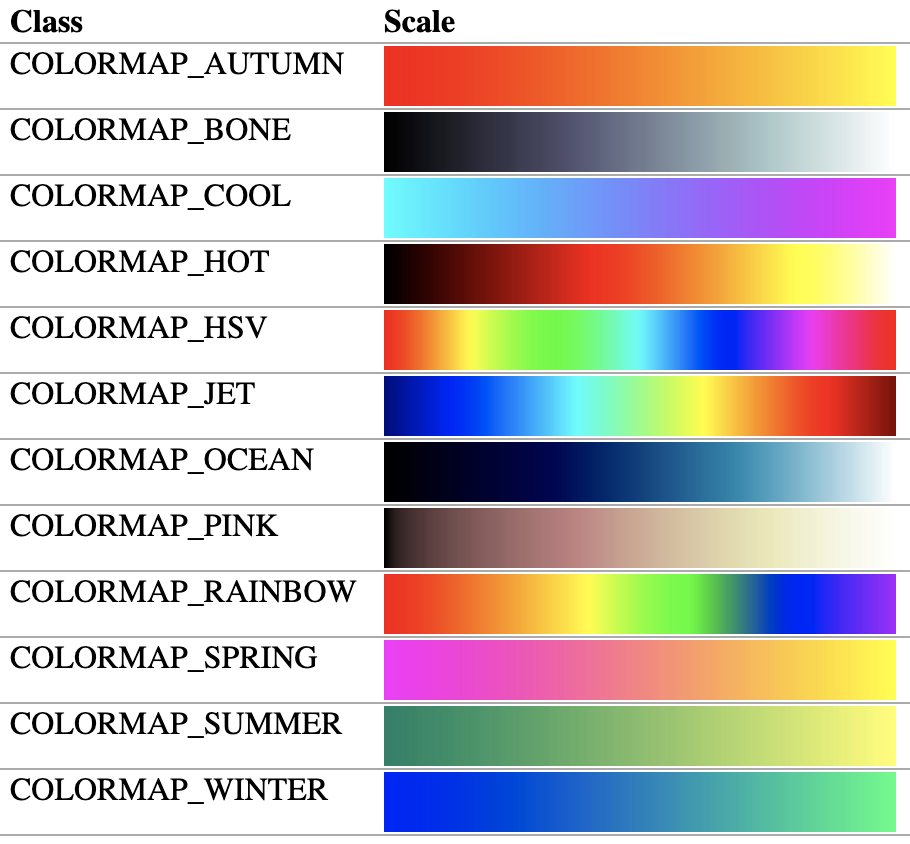
#> input picture colorbar.png, 910 x 844 px; its folder holds only this picture in this run
$ python create_reference.py .   (older library calls are emulated)
#> lines starting #> are read from the running program, lines starting #| are printed output that depends on the picture; after the words box and inside, x2 and y2 are one past the last pixel; in counts of white or black regions, pixels touching at a corner belong together
### module/ellipse_detector.py
# -*- coding: utf-8 -*-
import argparse
import numpy as np
from pathlib import Path
#import time
import cv2

class Rectangle:
    # [6 lines left out: function __init__, not called in this run]

class Ellipse:
    def __init__(self, ellipse):
        # ellipse = ([中心x, 中心y], [短軸長, 長軸長], 回転角)
        self.c_x = ellipse[0][0]
        self.c_y = ellipse[0][1]
        self.minor_ax = ellipse[1][0]
        self.major_ax = ellipse[1][1]
        self.angle = ellipse[2]

    # [23 lines left out: functions __add__, __sub__, __mul__, __truediv__, not called in this run]

    def __repr__(self):
        return "{:<11}: {}\n".format("center x", self.c_x) + \
               "{:<11}: {}\n".format("center y", self.c_y) + \
               "{:<11}: {}\n".format("minor axis", self.minor_ax) + \
               "{:<11}: {}\n".format("major axis", self.major_ax) + \
               "{:<11}: {}".format("angle", self.angle)

    def create_mask(self, shape):
        ellipse = ((self.c_x, self.c_y), (self.minor_ax, self.major_ax), self.angle)
        return cv2.ellipse(np.zeros(shape[:2]), ellipse, (255, 255, 255), -1, cv2.LINE_4)


class EllipseDetector:
    def __init__(self, min_size=100, max_size=10000, bin_thresh=0):
        self.min_size = min_size
        self.max_size = max_size
        self.bin_thresh = bin_thresh

    def detect(self, img):
        # 二値化
        bin_img = self.__binarize(img)
        #t2 = time.time()
        # 楕円を検出
        contours = self.__detect_contours(bin_img)
        #t3 = time.time()
        #print(t3 - t2)
        if len(contours) < 1:
            return None, None
        ellipses = self.__detect_ellipses(contours)
        #t4 = time.time()
        #print(t4-t3)
        # 楕円中心のx座標の小さい順にソート
        ellipses = sorted(ellipses, key=lambda x: x.c_x)
        return ellipses

    # [15 lines left out: function detect_rectangle, not called in this run]

    def __binarize(self, img):
        if 2 < len(img.shape):
            bin_img = cv2.cvtColor(img, cv2.COLOR_BGR2GRAY)
        else:
            bin_img = img.copy()
        param = cv2.THRESH_BINARY
        if self.bin_thresh == 0:
            param += cv2.THRESH_OTSU
        _, bin_img = cv2.threshold(bin_img, self.bin_thresh, 255, param)
        return bin_img

    def __detect_contours(self, bin_img):
        if cv2.__version__.startswith("4"):
            contours, _ = cv2.findContours(bin_img, cv2.RETR_LIST, cv2.CHAIN_APPROX_SIMPLE)
        elif cv2.__version__.startswith("3"):
            _, contours, _ = cv2.findContours(bin_img, cv2.RETR_LIST, cv2.CHAIN_APPROX_SIMPLE)
        return contours

    def __detect_ellipses(self, contours):
        ellipses = []

        for i, contour in enumerate(contours):
            # 楕円検出には最低5点以上必要
            if len(contour) < 5:
                continue
            ellipse = Ellipse(cv2.fitEllipse(contour))

            # 短軸の長さで判定
            if ellipse.minor_ax < self.min_size or self.max_size < ellipse.minor_ax:
                continue
            ellipses.append(ellipse)
        return ellipses

    # [12 lines left out: function __detect_rectangles, not called in this run]

    @staticmethod
    def create_ellipse_masks(ellipses, shape):
        masks = []
        for ellipse in ellipses:
            assert type(ellipse) == Ellipse
            masks.append(ellipse.create_mask(shape))
        return masks

    @staticmethod
    def integrate_ellipse_masks(masks, ellipses=None):
        int_mask = sum(masks)
        if ellipses is None:
            return int_mask
        for i, ellipse in enumerate(ellipses):
            assert type(ellipse) == Ellipse
            text_size = cv2.getTextSize(str(i), cv2.FONT_HERSHEY_SIMPLEX, fontScale=1.3, thickness=3)
            pos = (int(ellipse.c_x - text_size[0][0] / 2), int(ellipse.c_y + text_size[0][1] / 2))
            cv2.putText(int_mask, str(i), pos, cv2.FONT_HERSHEY_SIMPLEX, fontScale=1.3, thickness=3, color=(0, 0, 0))
        return int_mask


# [40 lines that do not run on import are left out]

### create_reference.py
from module.ellipse_detector import Ellipse
from module.ellipse_detector import EllipseDetector

import argparse
import numpy as np
from pathlib import Path

import cv2

if __name__ == "__main__":
    parser = argparse.ArgumentParser()
    parser.add_argument("input", type=Path, help="directory path which contains reference images")
    parser.add_argument("--output", default=None, type=Path, help="directory path to save reference information")
    parser.add_argument("--num-beams", default=3, type=int, help="the number of beams")
    parser.add_argument("--min-size", default=100, type=int, help="minumum length of minor axes")
    parser.add_argument("--max-size", default=10000, type=int, help="maximum length of minor axes")
    parser.add_argument("--bin-thresh", default=0, type=int, metavar="THRESH",
                        help="threshold for binarization (if zero, Otsu's method will be used)")
    args = parser.parse_args()

    # 楕円検出器
    detector = EllipseDetector(args.min_size, args.max_size, args.bin_thresh)

    ellipses_list = []
    for ref_img_path in args.input.glob("*.png"):
        print("detecting ellipses from {} ...".format(ref_img_path))
        # 画像を読み込む
        ref_img = cv2.imread(str(ref_img_path), cv2.IMREAD_GRAYSCALE)
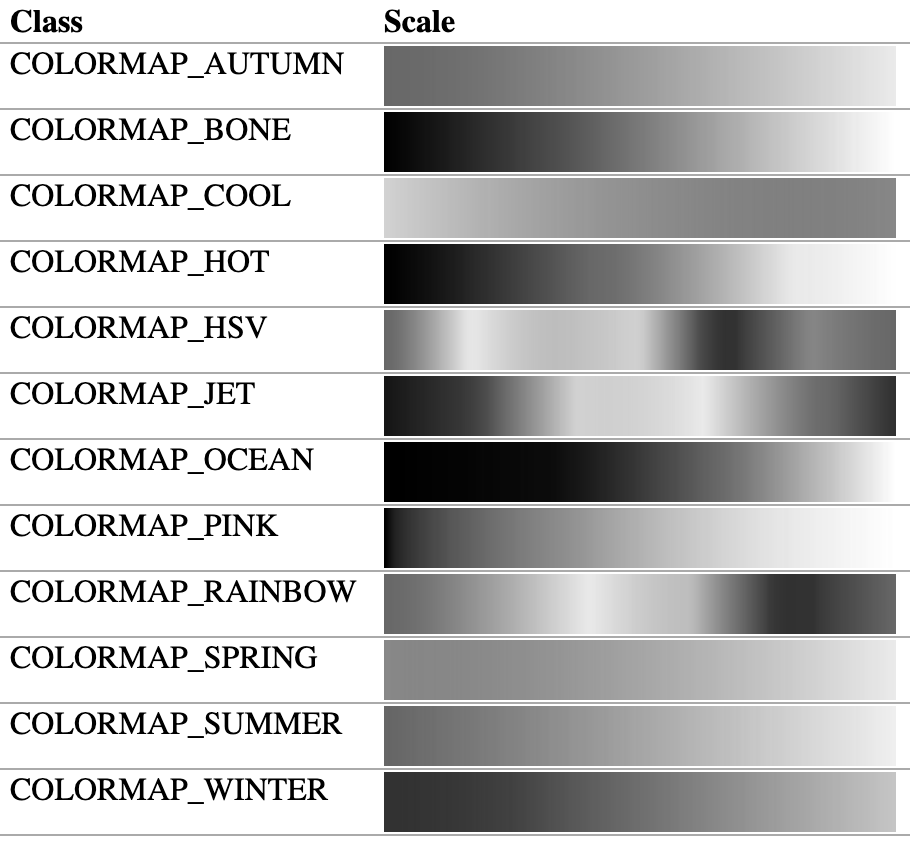
#> ref_img: shape (844, 910); min 0, max 255, mean 188.6
        # 楕円を検出
        ellipses = detector.detect(ref_img)
#> in __binarize, `_, bin_img = cv2.threshold(bin_img, self.bin_thresh, 255, param)`:
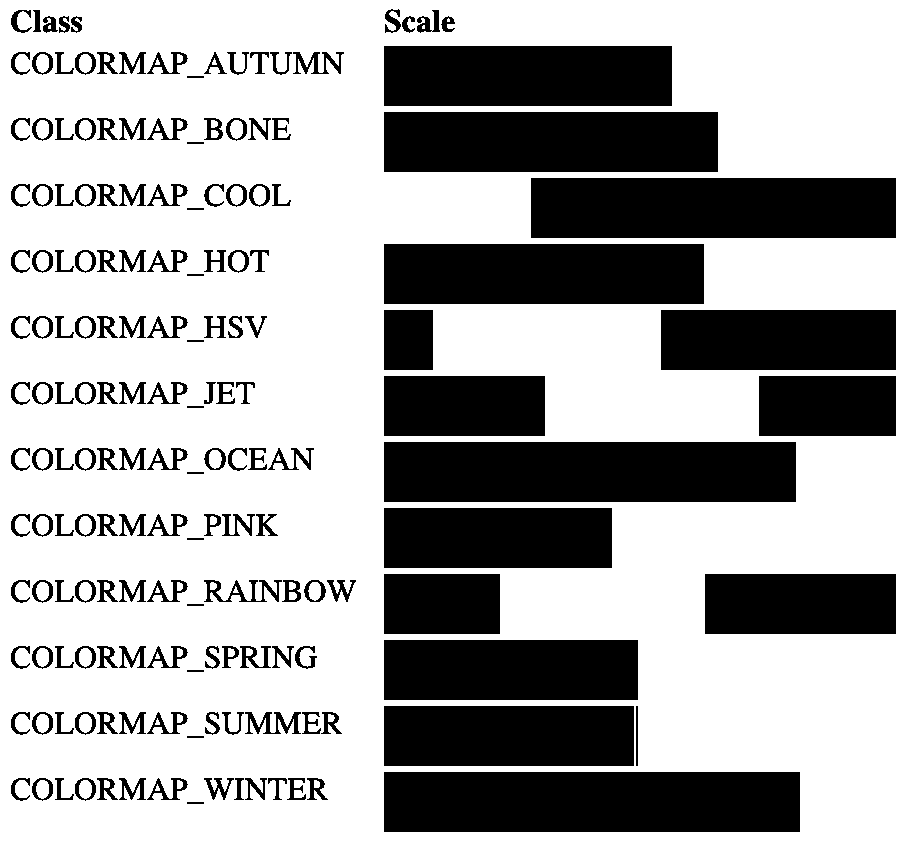
#> bin_img: shape (844, 910); 66.8% white; 170 black regions
#> in __detect_contours, `contours, _ = cv2.findContours(bin_img, cv2.RETR_LIST, cv2.CHAIN_APPRO..`: contours = 254 contours, 18 with area under 20; largest, box (x1, y1, x2, y2) and area: (0, 0, 910, 844) 766287, (383, 771, 801, 833) 25435, (383, 441, 797, 503) 25191, (530, 177, 897, 239) 22324, (383, 111, 719, 173) 20433
#> the loop in __detect_ellipses, `for i, contour in enumerate(contours):` made 254 passes
#> after the loop in __detect_ellipses, `for i, contour in enumerate(contours):`: ellipses = 14 items
#> ellipses = 14 items

        # ビーム数をチェック
        if len(ellipses) != args.num_beams:
            print("cannot find {} beams from {}".format(args.num_beams, ref_img_path))
            continue

        # 平均化のため保存
        ellipses_list.append(ellipses)

    # 楕円パラメータを平均化
    print("averaging ellipse parameters ...")
    ave_ellipses = [Ellipse(((0.0, 0.0), (0.0, 0.0), 0.0))] * args.num_beams
    for beam in range(args.num_beams):
        c_x_list = []
        c_y_list = []
        minor_ax_list = []
        major_ax_list = []
        angle_list = []
        for ellipses in ellipses_list:
            c_x_list.append(ellipses[beam].c_x)
            c_y_list.append(ellipses[beam].c_y)
            minor_ax_list.append(ellipses[beam].minor_ax)
            major_ax_list.append(ellipses[beam].major_ax)
            angle_list.append(ellipses[beam].angle)
        ave_ellipses[beam].c_x = np.mean(c_x_list)
        ave_ellipses[beam].c_y = np.mean(c_y_list)
        ave_ellipses[beam].minor_ax = np.mean(minor_ax_list)
        ave_ellipses[beam].major_ax = np.mean(major_ax_list)
        ave_ellipses[beam].angle = np.median(angle_list)  # 角度は不連続点の問題があるためmedianを用いる
        print("")
        print("[beam {}]".format(beam))
        print(ave_ellipses[beam])
    print("")

    # 楕円マスクの可視化
    print("integrating ellipse masks ...")
    masks = detector.create_ellipse_masks(ellipses, ref_img.shape)
#> in create_ellipse_masks, `masks = []`: masks = []
#> the loop in create_ellipse_masks, `for ellipse in ellipses:` made 14 passes
#> after the loop in create_ellipse_masks, `for ellipse in ellipses:`: masks = 14 items
#> masks = 14 items
    int_mask = detector.integrate_ellipse_masks(masks, ellipses)
#> in integrate_ellipse_masks, `int_mask = sum(masks)`:
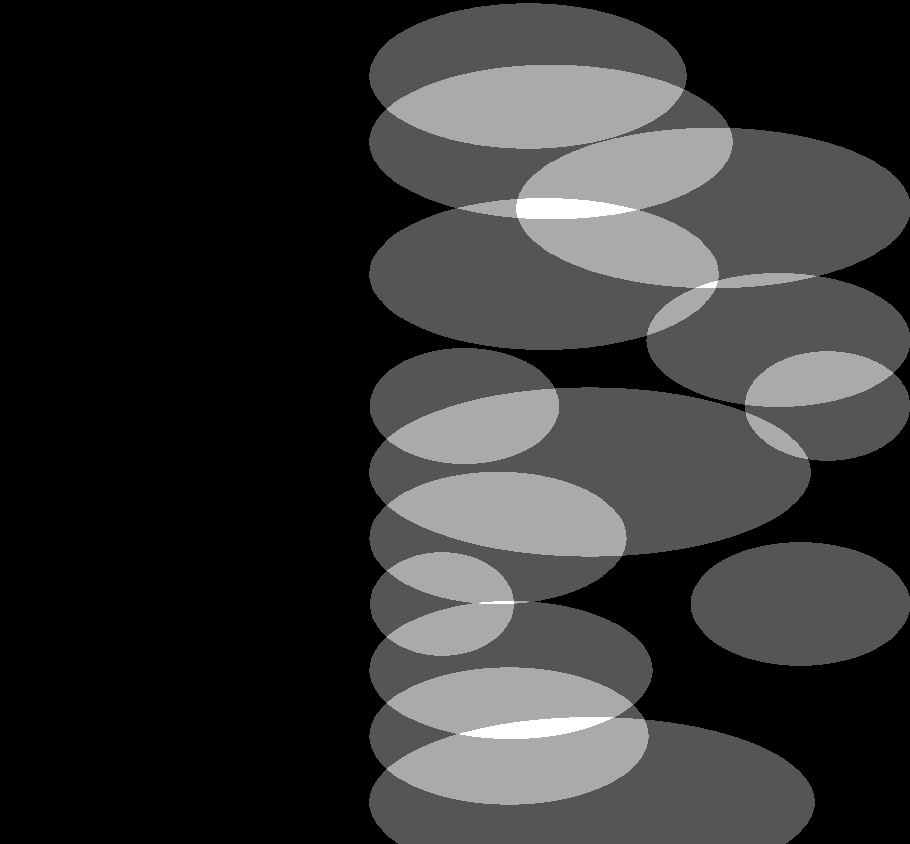
#> int_mask: shape (844, 910) float64; min 0, max 765, mean 152.1; drawn with min black and max white
#> the loop in integrate_ellipse_masks, `for i, ellipse in enumerate(ellipses):` made 14 passes
#> (text_size, pos) on passes 1 to 12: (((29, 29), 13), (427, 618)), (((29, 29), 13), (449, 420)), (((29, 29), 13), (483, 552)), (((29, 29), 13), (494, 750)), (((29, 29), 13), (496, 684)), (((29, 29), 13), (513, 90)), (((29, 29), 13), (529, 288)), (((29, 29), 13), (536, 156)), (((29, 29), 13), (575, 486)), (((29, 29), 13), (577, 816)), (((55, 29), 13), (685, 222)), (((55, 29), 13), (750, 354))
#> after the loop in integrate_ellipse_masks, `for i, ellipse in enumerate(ellipses):`:
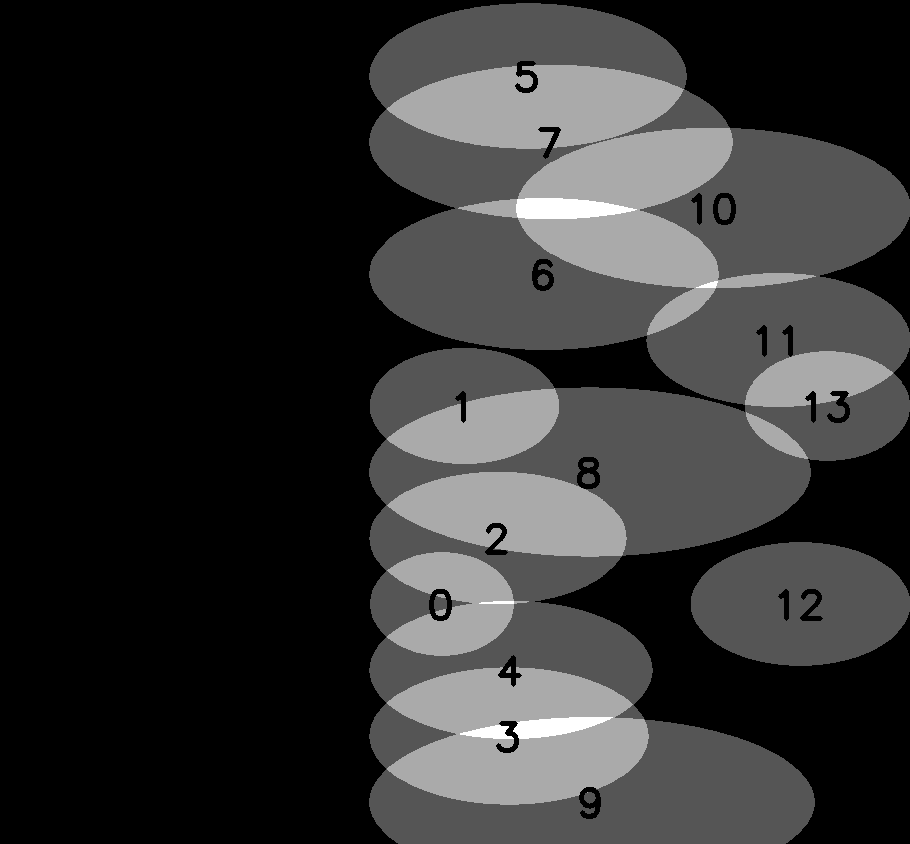
#> int_mask: shape (844, 910) float64; 0.69% of pixels changed, all inside (x1, y1, x2, y2) = (429, 61, 850, 819); drawn with min black and max white
    int_mask = cv2.resize(int_mask, None, fx=0.5, fy=0.5)
#> int_mask: shape (422, 455) float64
    cv2.imshow("integrated ellipses", int_mask)
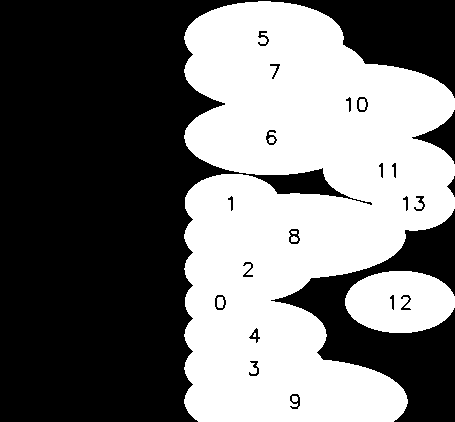
#> window 'integrated ellipses': shape (422, 455); 44.5% white; 9 white regions (2 under 20 px), largest, box (x1, y1, x2, y2) and area: (184, 1, 455, 422) 79915, (345, 271, 455, 333) 5322, (359, 99, 366, 110) 69
    cv2.waitKey(0)

    # 保存
    if args.output is not None:
        print("saving ellipse information to {} ...".format(args.output.resolve()))
        args.output.mkdir(parents=True, exist_ok=True)
        for i, (ellipse, mask) in enumerate(zip(ellipses, masks)):
            # 楕円マスクを保存
            cv2.imwrite(str(args.output / "{:02d}.png".format(i)), mask)
            # (中心x, 中心y, 短軸長, 長軸長, 回転角)の順で保存
            np.savetxt(str(args.output / "{:02d}.txt".format(i)),
                       np.array([ellipse.c_x, ellipse.c_y, ellipse.minor_ax, ellipse.major_ax, ellipse.angle]),
                       fmt="%.18f")
